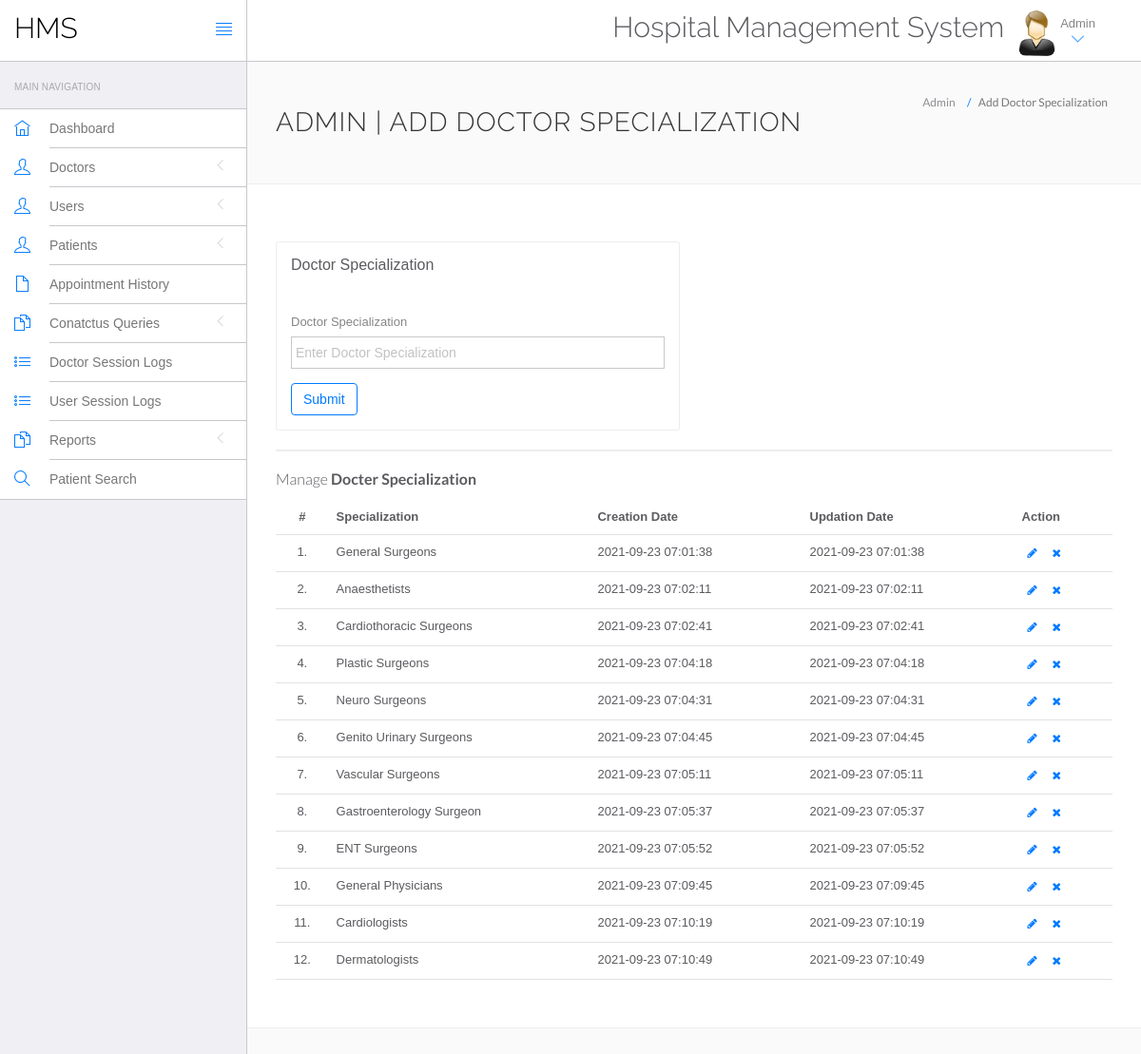
/WEB app development/System/Wintan Hospital Web Application/hms/admin/doctor-specilization.php (signed in), run on the app's committed database.
### tables this page shows
CREATE TABLE `doctorspecilization` (
  `id` int(11) NOT NULL,
  `specilization` varchar(255) NOT NULL,
  `creationDate` timestamp NOT NULL DEFAULT current_timestamp(),
  `updationDate` timestamp NOT NULL DEFAULT current_timestamp() ON UPDATE current_timestamp()
);

### WEB app development/System/Wintan Hospital Web Application/hms/admin/doctor-specilization.php (the view, shortened to what this page needs)
<?php
include('include/config.php');
?>
<!DOCTYPE html>
<html lang="en">
	<head>
		<link rel="stylesheet" href="vendor/bootstrap/css/bootstrap.min.css">
		<link rel="stylesheet" href="vendor/fontawesome/css/font-awesome.min.css">
		<link rel="stylesheet" href="vendor/themify-icons/themify-icons.min.css">
		<link href="vendor/animate.css/animate.min.css" rel="stylesheet" media="screen">
		<link href="vendor/perfect-scrollbar/perfect-scrollbar.min.css" rel="stylesheet" media="screen">
		<link href="vendor/switchery/switchery.min.css" rel="stylesheet" media="screen">
		<link href="vendor/bootstrap-touchspin/jquery.bootstrap-touchspin.min.css" rel="stylesheet" media="screen">
		<link href="vendor/select2/select2.min.css" rel="stylesheet" media="screen">
		<link href="vendor/bootstrap-datepicker/bootstrap-datepicker3.standalone.min.css" rel="stylesheet" media="screen">
		<link href="vendor/bootstrap-timepicker/bootstrap-timepicker.min.css" rel="stylesheet" media="screen">
		<link rel="stylesheet" href="assets/css/styles.css">
		<link rel="stylesheet" href="assets/css/plugins.css">
		<link rel="stylesheet" href="assets/css/themes/theme-1.css" id="skin_color" />
	</head>
	<body>
		<div id="app">
<?php include('include/sidebar.php');?>
			<div class="app-content">
						<?php include('include/header.php');?>
				<div class="main-content" >
					<div class="wrap-content container" id="container">
						<section id="page-title">
							<div class="row">
								<div class="col-sm-8">
									<h1 class="mainTitle">Admin | Add Doctor Specialization</h1>
																	</div>
								<ol class="breadcrumb">
									<li>
										<span>Admin</span>
									</li>
									<li class="active">
										<span>Add Doctor Specialization</span>
									</li>
								</ol>
							</div>
						</section>
						<div class="container-fluid container-fullw bg-white">
							<div class="row">
								<div class="col-md-12">
									<div class="row margin-top-30">
										<div class="col-lg-6 col-md-12">
											<div class="panel panel-white">
												<div class="panel-heading">
													<h5 class="panel-title">Doctor Specialization</h5>
												</div>
												<div class="panel-body">
													<form role="form" name="dcotorspcl" method="post" >
														<div class="form-group">
															<label for="exampleInputEmail1">
																Doctor Specialization
															</label>
							<input type="text" name="doctorspecilization" class="form-control"  placeholder="Enter Doctor Specialization">
														</div>
														<button type="submit" name="submit" class="btn btn-o btn-primary">
															Submit
														</button>
													</form>
												</div>
											</div>
										</div>
											</div>
										</div>
									<div class="col-lg-12 col-md-12">
											<div class="panel panel-white">
											</div>
										</div>
									</div>
									<div class="row">
								<div class="col-md-12">
									<h5 class="over-title margin-bottom-15">Manage <span class="text-bold">Docter Specialization</span></h5>
									<table class="table table-hover" id="sample-table-1">
										<thead>
											<tr>
												<th class="center">#</th>
												<th>Specialization</th>
												<th class="hidden-xs">Creation Date</th>
												<th>Updation Date</th>
												<th>Action</th>
											</tr>
										</thead>
										<tbody>
<?php
$sql=mysqli_query($con,"select * from doctorSpecilization");
$cnt=1;
while($row=mysqli_fetch_array($sql))
{
?>
											<tr>
												<td class="center"><?php echo $cnt;?>.</td>
												<td class="hidden-xs"><?php echo $row['specilization'];?></td>
												<td><?php echo $row['creationDate'];?></td>
												<td><?php echo $row['updationDate'];?>
												</td>
												<td >
												<div class="visible-md visible-lg hidden-sm hidden-xs">
							<a href="edit-doctor-specialization.php?id=<?php echo $row['id'];?>" class="btn btn-transparent btn-xs" tooltip-placement="top" tooltip="Edit"><i class="fa fa-pencil"></i></a>
	<a href="doctor-specilization.php?id=<?php echo $row['id']?>&del=delete" onClick="return confirm('Are you sure you want to delete?')"class="btn btn-transparent btn-xs tooltips" tooltip-placement="top" tooltip="Remove"><i class="fa fa-times fa fa-white"></i></a>
												</div>
												</td>
											</tr>
											<?php
$cnt=$cnt+1;
											 }?>
										</tbody>
									</table>
								</div>
							</div>
								</div>
							</div>
						</div>
					</div>
				</div>
	</body>
</html>

### WEB app development/System/Wintan Hospital Web Application/hms/admin/include/sidebar.php (shortened to what this page needs)
<div class="sidebar app-aside" id="sidebar">
				<div class="sidebar-container perfect-scrollbar">
<nav>
						<div class="navbar-title">
							<span>Main Navigation</span>
						</div>
						<ul class="main-navigation-menu">
							<li>
								<a href="dashboard.php">
									<div class="item-content">
										<div class="item-media">
											<i class="ti-home"></i>
										</div>
										<div class="item-inner">
											<span class="title"> Dashboard </span>
										</div>
									</div>
								</a>
							</li>
							<li>
								<a href="javascript:void(0)">
									<div class="item-content">
										<div class="item-media">
											<i class="ti-user"></i>
										</div>
										<div class="item-inner">
											<span class="title"> Doctors </span><i class="icon-arrow"></i>
										</div>
									</div>
								</a>
								</li>
				<li>
								<a href="javascript:void(0)">
									<div class="item-content">
										<div class="item-media">
											<i class="ti-user"></i>
										</div>
										<div class="item-inner">
											<span class="title"> Users </span><i class="icon-arrow"></i>
										</div>
									</div>
								</a>
								</li>
								<li>
								<a href="javascript:void(0)">
									<div class="item-content">
										<div class="item-media">
											<i class="ti-user"></i>
										</div>
										<div class="item-inner">
											<span class="title"> Patients </span><i class="icon-arrow"></i>
										</div>
									</div>
								</a>
								</li>
<li>
								<a href="appointment-history.php">
									<div class="item-content">
										<div class="item-media">
											<i class="ti-file"></i>
										</div>
										<div class="item-inner">
											<span class="title"> Appointment History </span>
										</div>
									</div>
								</a>
							</li>
				<li>
								<a href="javascript:void(0)">
									<div class="item-content">
										<div class="item-media">
											<i class="ti-files"></i>
										</div>
										<div class="item-inner">
											<span class="title"> Conatctus Queries </span><i class="icon-arrow"></i>
										</div>
									</div>
								</a>
								</li>
	<li>
								<a href="doctor-logs.php">
									<div class="item-content">
										<div class="item-media">
											<i class="ti-list"></i>
										</div>
										<div class="item-inner">
											<span class="title"> Doctor Session Logs </span>
										</div>
									</div>
								</a>
							</li>
							<li>
								<a href="user-logs.php">
									<div class="item-content">
										<div class="item-media">
											<i class="ti-list"></i>
										</div>
										<div class="item-inner">
											<span class="title"> User Session Logs </span>
										</div>
									</div>
								</a>
							</li>
				<li>
								<a href="javascript:void(0)">
									<div class="item-content">
										<div class="item-media">
											<i class="ti-files"></i>
										</div>
										<div class="item-inner">
											<span class="title"> Reports </span><i class="icon-arrow"></i>
										</div>
									</div>
								</a>
								<li>
								<a href="patient-search.php">
									<div class="item-content">
										<div class="item-media">
											<i class="ti-search"></i>
										</div>
										<div class="item-inner">
											<span class="title"> Patient Search </span>
										</div>
									</div>
								</a>
							</li>
								</li>
						</ul>
					</nav>
					</div>
			</div>

### WEB app development/System/Wintan Hospital Web Application/hms/admin/include/header.php (shortened to what this page needs)
<header class="navbar navbar-default navbar-static-top">
					<div class="navbar-header">
						<a class="navbar-brand" href="#">
							<h2 style="padding-top:20%; color:#000 ">HMS</h2>
						</a>
						<a href="#" class="sidebar-toggler pull-right visible-md visible-lg" data-toggle-class="app-sidebar-closed" data-toggle-target="#app">
							<i class="ti-align-justify"></i>
						</a>
					</div>
					<div class="navbar-collapse collapse">
						<ul class="nav navbar-right">
								<li  style="padding-top:2% ">
								<h2>Hospital Management System</h2>
							</li>
							<li class="dropdown current-user">
								<a href class="dropdown-toggle" data-toggle="dropdown">
									<img src="assets/images/images.jpg" > <span class="username">
			Admin
									<i class="ti-angle-down"></i></i></span>
								</a>
							</li>
						</ul>
					</div>
				</header>

### WEB app development/System/Wintan Hospital Web Application/hms/admin/assets/css/plugins.css (style rules this page uses)
.perfect-scrollbar { overflow-y: hidden !important; }

### WEB app development/System/Wintan Hospital Web Application/hms/admin/assets/css/themes/theme-1.css (style rules this page uses)
body { background: #FAFAFA; }
header .navbar-header { background: #ffffff !important; border-right-color: #c8c7cc !important; border-bottom-color: #c8c7cc !important; }
header .navbar-header .sidebar-toggler, header .navbar-header .sidebar-mobile-toggler { color: #007aff !important; }
header .navbar-header .navbar-brand { color: #777 !important; }
header .navbar-collapse { background: #ffffff !important; border-bottom-color: #c8c7cc !important; box-shadow: none !important; }
header .navbar-collapse .navbar-right > li > a { color: #777; }
header .navbar-collapse .navbar-right > li > a i { color: #007aff !important; }
#sidebar { background: #EFEFF4 !important; }
#sidebar:before { border-right-width: "1px" !important; border-right-style: solid; border-right-color: #c8c7cc !important; }
#sidebar nav { border-right-width: "1px" !important; border-right-style: solid; border-right-color: #c8c7cc !important; }
#sidebar nav .navbar-title { color: #aaaaaa; }
#sidebar nav > ul { background: #ffffff !important; border-bottom-color: #c8c7cc !important; border-top-color: #c8c7cc !important; }
#sidebar nav > ul > li > a .item-media > i { color: #007aff !important; }
#sidebar nav > ul > li > a .item-inner { color: #777 !important; border-bottom-color: #c8c7cc; }

### data on the page
doctorspecilization: specilization "General Surgeons", creationDate "2021-09-23 07:01:38", updationDate "2021-09-23 07:01:38"
doctorspecilization: specilization "Anaesthetists", creationDate "2021-09-23 07:02:11", updationDate "2021-09-23 07:02:11"
doctorspecilization: specilization "Cardiothoracic Surgeons", creationDate "2021-09-23 07:02:41", updationDate "2021-09-23 07:02:41"
doctorspecilization: specilization "Plastic Surgeons", creationDate "2021-09-23 07:04:18", updationDate "2021-09-23 07:04:18"
doctorspecilization: specilization "Neuro Surgeons", creationDate "2021-09-23 07:04:31", updationDate "2021-09-23 07:04:31"
doctorspecilization: specilization "Genito Urinary Surgeons", creationDate "2021-09-23 07:04:45", updationDate "2021-09-23 07:04:45"
doctorspecilization: specilization "Vascular Surgeons", creationDate "2021-09-23 07:05:11", updationDate "2021-09-23 07:05:11"
doctorspecilization: specilization "Gastroenterology Surgeon", creationDate "2021-09-23 07:05:37", updationDate "2021-09-23 07:05:37"
doctorspecilization: specilization "ENT Surgeons", creationDate "2021-09-23 07:05:52", updationDate "2021-09-23 07:05:52"
doctorspecilization: specilization "General Physicians", creationDate "2021-09-23 07:09:45", updationDate "2021-09-23 07:09:45"
doctorspecilization: specilization "Cardiologists", creationDate "2021-09-23 07:10:19", updationDate "2021-09-23 07:10:19"
doctorspecilization: specilization "Dermatologists", creationDate "2021-09-23 07:10:49", updationDate "2021-09-23 07:10:49"
